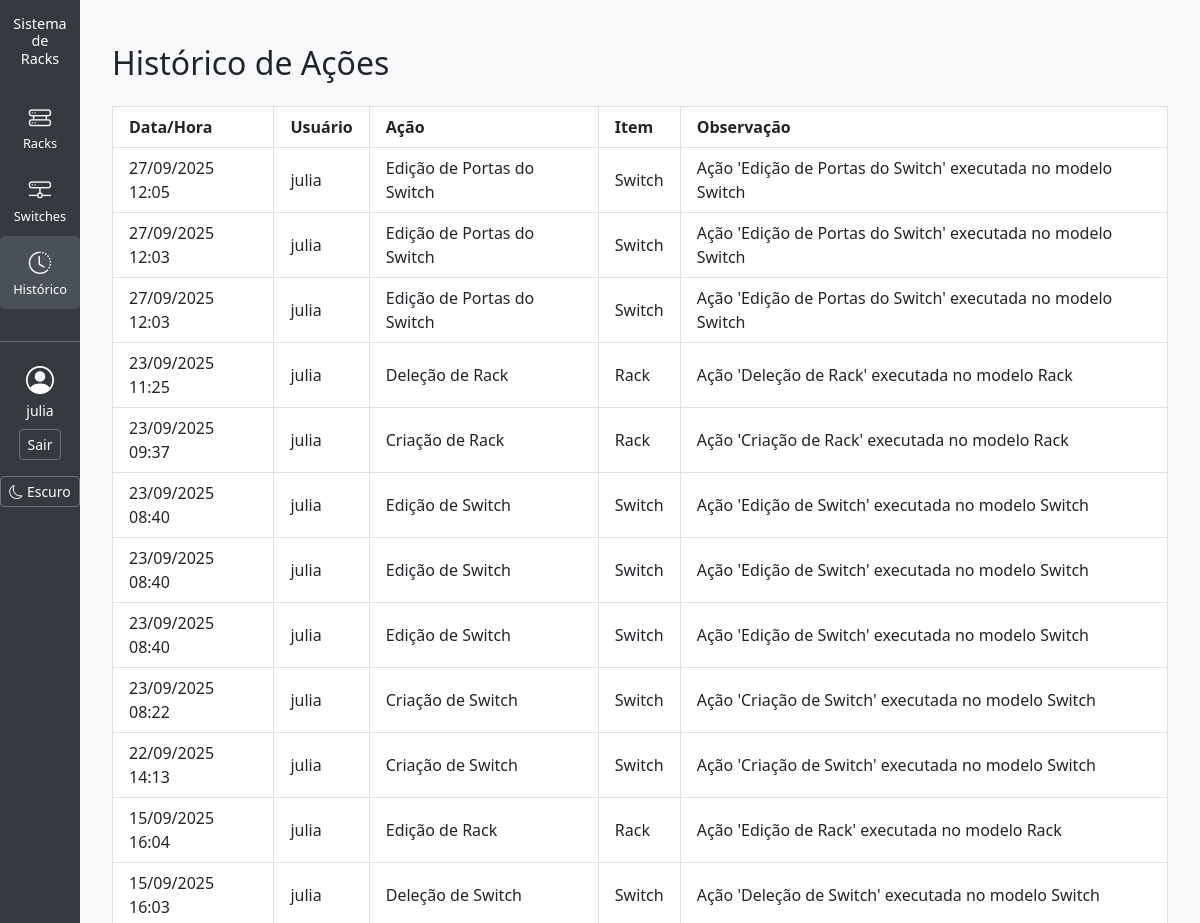
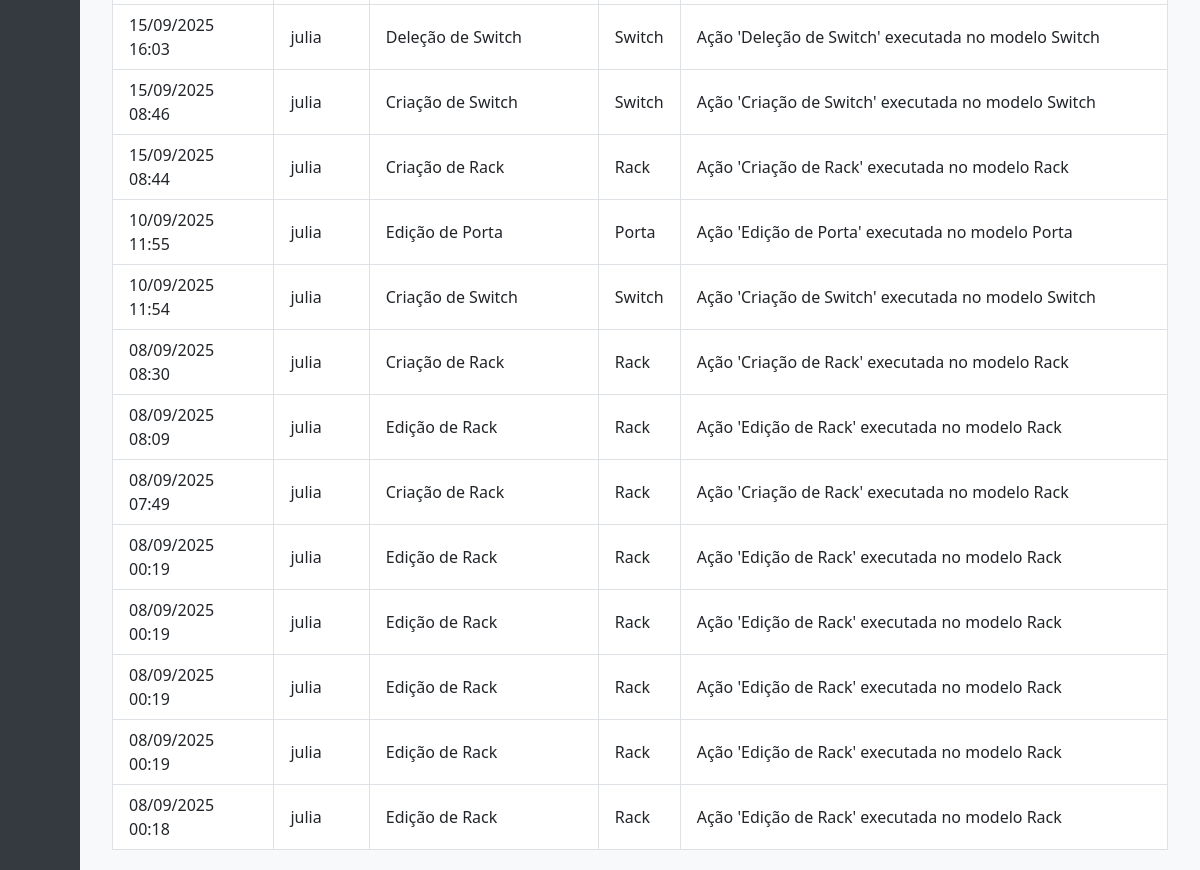
Before: /inventario/historico/ (signed in) with the older database file (2 pictures, top to bottom).
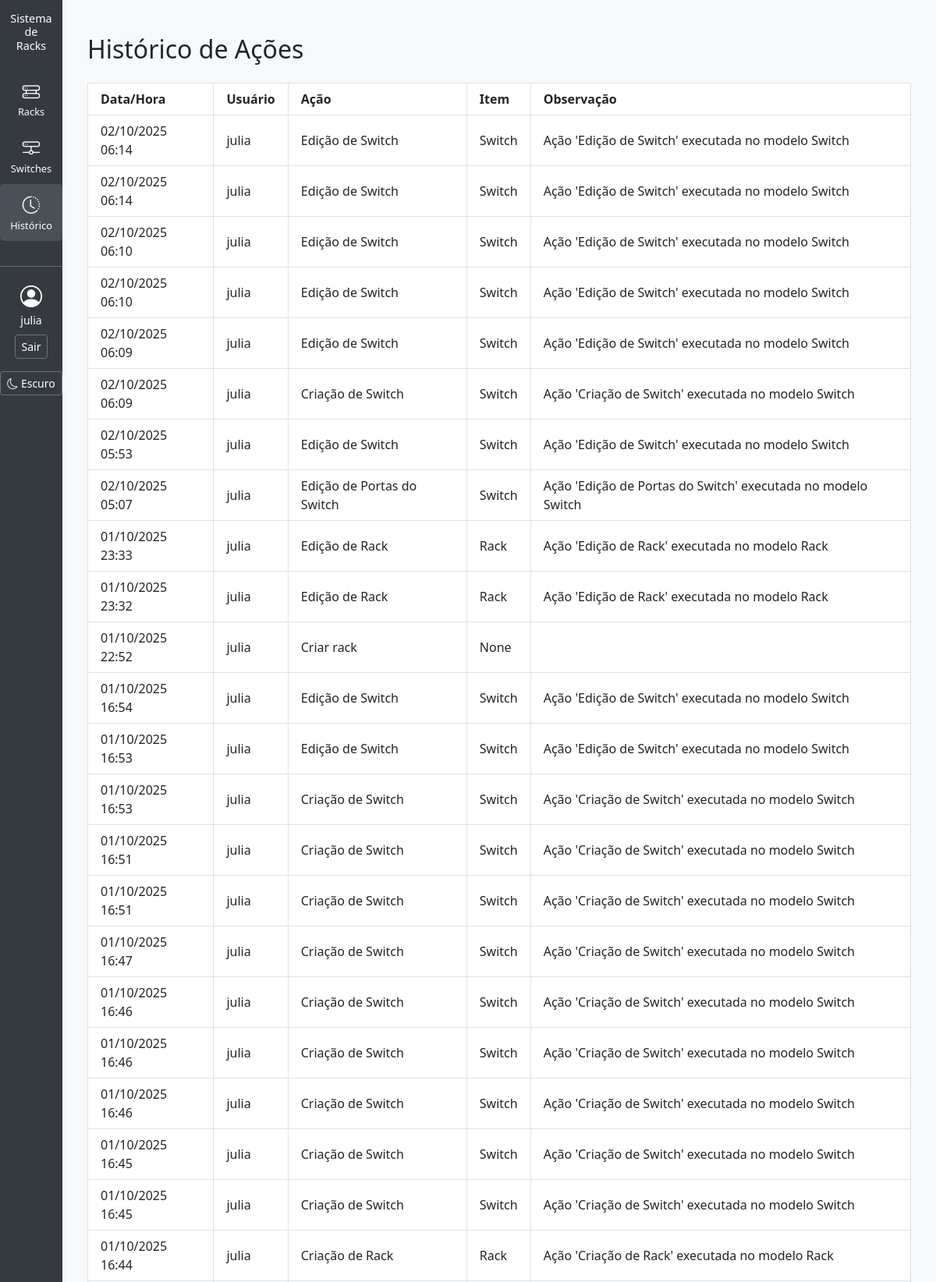
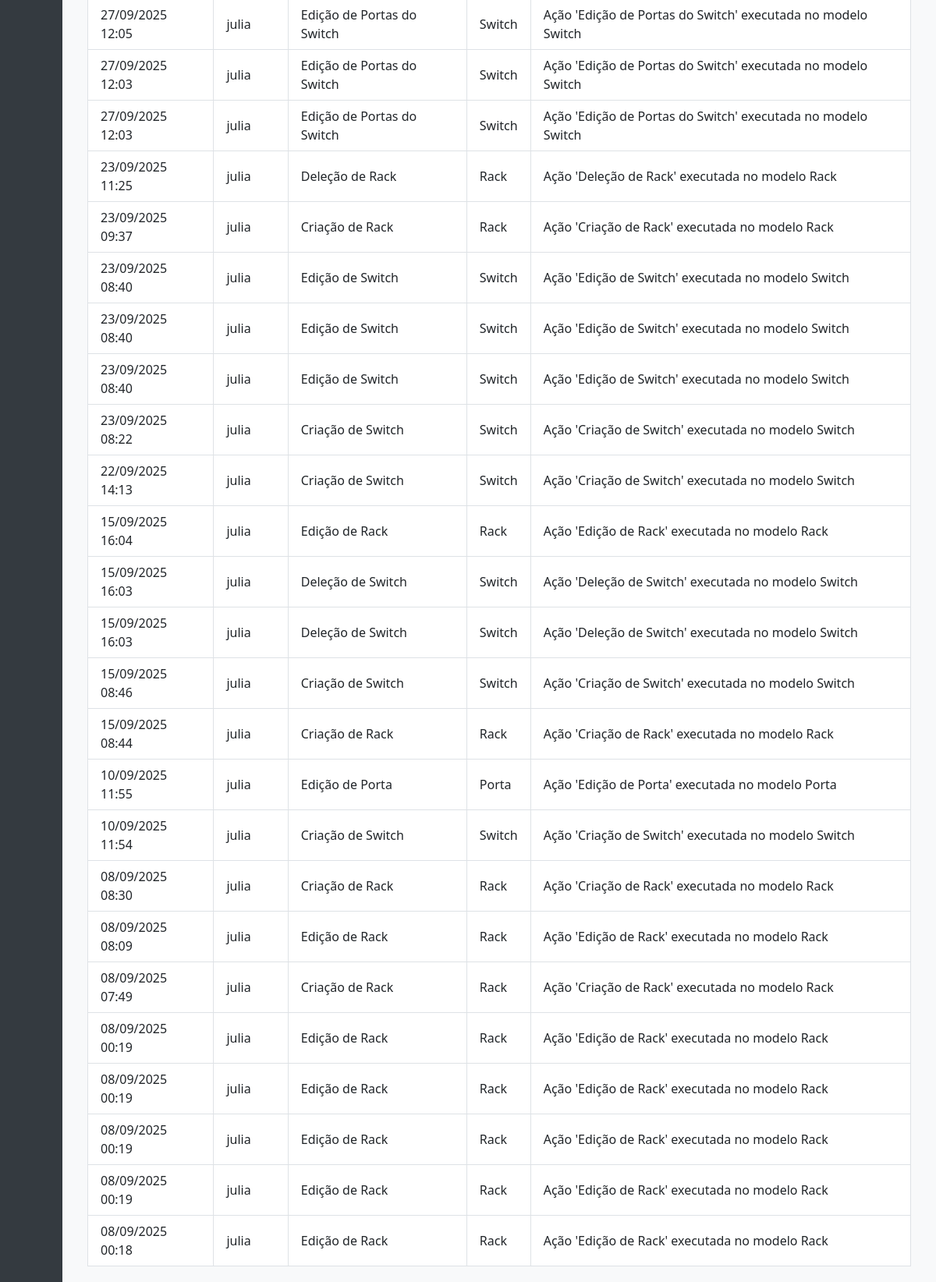
After: the same page with the newer database file (2 pictures, top to bottom).
### inventario/models.py (models this page shows, shortened)
class Historico(models.Model):
    id = models.AutoField(primary_key=True)
    usuario = models.ForeignKey(User, on_delete=models.SET_NULL, null=True, blank=True)
    acao = models.CharField(max_length=255)
    item = models.CharField(max_length=50, null=True, blank=True)  # Ex: "Rack", "Switch", "Porta"
    observacao = models.TextField(blank=True, null=True)
    criado_em = models.DateTimeField(auto_now_add=True)

### inventario/views.py (the view)
# urls.py: path("historico/", views.historico_list, name="historico_list"),
@login_required
def historico_list(request):
    historicos = Historico.objects.all().order_by("-criado_em")
    return render(request, "historico_list.html", {"historicos": historicos})

### templates/historico_list.html
{% extends "base.html" %}
{% block content %}
<div class="container mt-4">
    <h2 class="text-xl font-bold mb-4">Histórico de Ações</h2>
    {% if historicos %}
        <div class="overflow-x-auto">
            <table class="table-auto w-full border border-gray-300 shadow-sm text-sm">
                <thead class="bg-gray-100">
                    <tr>
                        <th class="border px-3 py-2 text-left">Data/Hora</th>
                        <th class="border px-3 py-2 text-left">Usuário</th>
                        <th class="border px-3 py-2 text-left">Ação</th>
                        <th class="border px-3 py-2 text-left">Item</th>
                        <th class="border px-3 py-2 text-left">Observação</th>
                    </tr>
                </thead>
                <tbody>
                    {% for h in historicos %}
                        <tr class="hover:bg-gray-50">
                            <td class="border px-3 py-2">{{ h.criado_em|date:"d/m/Y H:i" }}</td>
                            <td class="border px-3 py-2">{{ h.usuario.username }}</td>
                            <td class="border px-3 py-2">{{ h.acao }}</td>
                            <td class="border px-3 py-2">{{ h.item }}</td>
                            <td class="border px-3 py-2">{{ h.observacao }}</td>
                        </tr>
                    {% endfor %}
                </tbody>
            </table>
        </div>
    {% else %}
        <p class="text-gray-600">Nenhuma ação registrada ainda.</p>
    {% endif %}
</div>
{% endblock %}

Changed rows visible on the page:
added Historico: criado_em "02/10/2025 06:14", usuario.username "julia", acao "Edição de Switch", item "Switch", observacao "Ação 'Edição de Switch' executada no modelo Switch"
added Historico: criado_em "02/10/2025 06:14", usuario.username "julia", acao "Edição de Switch", item "Switch", observacao "Ação 'Edição de Switch' executada no modelo Switch"
added Historico: criado_em "02/10/2025 06:10", usuario.username "julia", acao "Edição de Switch", item "Switch", observacao "Ação 'Edição de Switch' executada no modelo Switch"
added Historico: criado_em "02/10/2025 06:10", usuario.username "julia", acao "Edição de Switch", item "Switch", observacao "Ação 'Edição de Switch' executada no modelo Switch"
added Historico: criado_em "02/10/2025 06:09", usuario.username "julia", acao "Edição de Switch", item "Switch", observacao "Ação 'Edição de Switch' executada no modelo Switch"
added Historico: criado_em "02/10/2025 06:09", usuario.username "julia", acao "Criação de Switch", item "Switch", observacao "Ação 'Criação de Switch' executada no modelo Switch"
added Historico: criado_em "02/10/2025 05:53", usuario.username "julia", acao "Edição de Switch", item "Switch", observacao "Ação 'Edição de Switch' executada no modelo Switch"
added Historico: criado_em "02/10/2025 05:07", usuario.username "julia", acao "Edição de Portas do Switch", item "Switch", observacao "Ação 'Edição de Portas do Switch' executada no modelo Switch"
added Historico: criado_em "01/10/2025 23:33", usuario.username "julia", acao "Edição de Rack", item "Rack", observacao "Ação 'Edição de Rack' executada no modelo Rack"
added Historico: criado_em "01/10/2025 23:32", usuario.username "julia", acao "Edição de Rack", item "Rack", observacao "Ação 'Edição de Rack' executada no modelo Rack"
added Historico: criado_em "01/10/2025 22:52", usuario.username "julia", acao "Criar rack", item "None"
added Historico: criado_em "01/10/2025 16:54", usuario.username "julia", acao "Edição de Switch", item "Switch", observacao "Ação 'Edição de Switch' executada no modelo Switch"
added Historico: criado_em "01/10/2025 16:53", usuario.username "julia", acao "Edição de Switch", item "Switch", observacao "Ação 'Edição de Switch' executada no modelo Switch"
added Historico: criado_em "01/10/2025 16:53", usuario.username "julia", acao "Criação de Switch", item "Switch", observacao "Ação 'Criação de Switch' executada no modelo Switch"
added Historico: criado_em "01/10/2025 16:51", usuario.username "julia", acao "Criação de Switch", item "Switch", observacao "Ação 'Criação de Switch' executada no modelo Switch"
added Historico: criado_em "01/10/2025 16:51", usuario.username "julia", acao "Criação de Switch", item "Switch", observacao "Ação 'Criação de Switch' executada no modelo Switch"
added Historico: criado_em "01/10/2025 16:47", usuario.username "julia", acao "Criação de Switch", item "Switch", observacao "Ação 'Criação de Switch' executada no modelo Switch"
added Historico: criado_em "01/10/2025 16:46", usuario.username "julia", acao "Criação de Switch", item "Switch", observacao "Ação 'Criação de Switch' executada no modelo Switch"
added Historico: criado_em "01/10/2025 16:46", usuario.username "julia", acao "Criação de Switch", item "Switch", observacao "Ação 'Criação de Switch' executada no modelo Switch"
added Historico: criado_em "01/10/2025 16:46", usuario.username "julia", acao "Criação de Switch", item "Switch", observacao "Ação 'Criação de Switch' executada no modelo Switch"
added Historico: criado_em "01/10/2025 16:45", usuario.username "julia", acao "Criação de Switch", item "Switch", observacao "Ação 'Criação de Switch' executada no modelo Switch"
added Historico: criado_em "01/10/2025 16:45", usuario.username "julia", acao "Criação de Switch", item "Switch", observacao "Ação 'Criação de Switch' executada no modelo Switch"
added Historico: criado_em "01/10/2025 16:44", usuario.username "julia", acao "Criação de Rack", item "Rack", observacao "Ação 'Criação de Rack' executada no modelo Rack"
